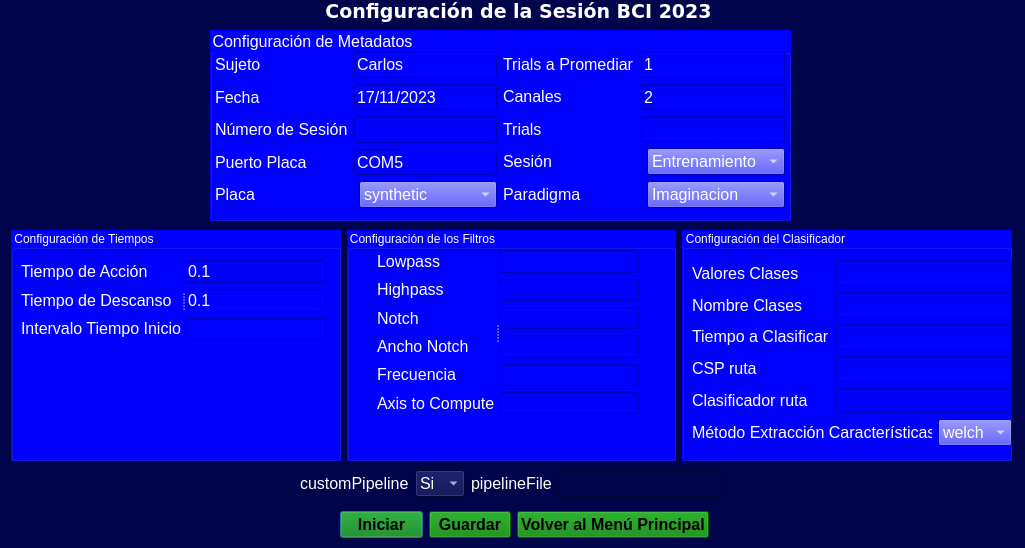
<?xml version="1.0" encoding="UTF-8"?>
<ui version="4.0">
 <class>Dialog</class>
 <widget class="QDialog" name="Dialog">
  <property name="geometry">
   <rect>
    <x>0</x>
    <y>0</y>
    <width>1025</width>
    <height>548</height>
   </rect>
  </property>
  <property name="windowTitle">
   <string>Configuración de la Sesión</string>
  </property>
  <property name="styleSheet">
   <string notr="true">background-color: rgb(0, 4, 75);</string>
  </property>
  <widget class="QLineEdit" name="line_trials_5">
   <property name="geometry">
    <rect>
     <x>1220</x>
     <y>390</y>
     <width>150</width>
     <height>22</height>
    </rect>
   </property>
   <property name="font">
    <font>
     <family>Verdana</family>
     <pointsize>10</pointsize>
     <weight>50</weight>
     <bold>false</bold>
    </font>
   </property>
   <property name="styleSheet">
    <string notr="true">color: rgb(255, 255, 255);</string>
   </property>
   <property name="text">
    <string/>
   </property>
  </widget>
  <widget class="QLineEdit" name="line_trials_8">
   <property name="geometry">
    <rect>
     <x>1180</x>
     <y>610</y>
     <width>150</width>
     <height>22</height>
    </rect>
   </property>
   <property name="font">
    <font>
     <family>Verdana</family>
     <pointsize>10</pointsize>
     <weight>50</weight>
     <bold>false</bold>
    </font>
   </property>
   <property name="styleSheet">
    <string notr="true">color: rgb(255, 255, 255);</string>
   </property>
   <property name="text">
    <string/>
   </property>
  </widget>
  <widget class="QLineEdit" name="line_trials_15">
   <property name="geometry">
    <rect>
     <x>1230</x>
     <y>560</y>
     <width>150</width>
     <height>22</height>
    </rect>
   </property>
   <property name="font">
    <font>
     <family>Verdana</family>
     <pointsize>10</pointsize>
     <weight>50</weight>
     <bold>false</bold>
    </font>
   </property>
   <property name="styleSheet">
    <string notr="true">color: rgb(255, 255, 255);</string>
   </property>
   <property name="text">
    <string/>
   </property>
  </widget>
  <widget class="QGroupBox" name="groupBox_5">
   <property name="geometry">
    <rect>
     <x>210</x>
     <y>30</y>
     <width>581</width>
     <height>191</height>
    </rect>
   </property>
   <property name="font">
    <font>
     <family>MS Shell Dlg 2</family>
     <pointsize>12</pointsize>
     <weight>50</weight>
     <italic>false</italic>
     <bold>false</bold>
    </font>
   </property>
   <property name="styleSheet">
    <string notr="true">color: rgb(255, 255, 255);
font: 12pt &quot;MS Shell Dlg 2&quot;;
background-color: rgb(0, 0, 255);</string>
   </property>
   <property name="title">
    <string>Configuración de Metadatos</string>
   </property>
   <widget class="QLabel" name="label_2">
    <property name="geometry">
     <rect>
      <x>30</x>
      <y>20</y>
      <width>16</width>
      <height>16</height>
     </rect>
    </property>
    <property name="font">
     <font>
      <family>MS Shell Dlg 2</family>
      <pointsize>12</pointsize>
      <weight>50</weight>
      <italic>false</italic>
      <bold>false</bold>
     </font>
    </property>
    <property name="text">
     <string/>
    </property>
   </widget>
   <widget class="QWidget" name="layoutWidget">
    <property name="geometry">
     <rect>
      <x>5</x>
      <y>21</y>
      <width>570</width>
      <height>157</height>
     </rect>
    </property>
    <layout class="QHBoxLayout" name="horizontalLayout_8">
     <item>
      <layout class="QVBoxLayout" name="verticalLayout_5">
       <item>
        <layout class="QHBoxLayout" name="horizontalLayout">
         <item>
          <layout class="QVBoxLayout" name="verticalLayout_3">
           <item>
            <widget class="QLabel" name="label_4">
             <property name="font">
              <font>
               <family>MS Shell Dlg 2</family>
               <pointsize>12</pointsize>
               <weight>50</weight>
               <italic>false</italic>
               <bold>false</bold>
              </font>
             </property>
             <property name="styleSheet">
              <string notr="true">color: rgb(255, 255, 255);</string>
             </property>
             <property name="text">
              <string>Sujeto</string>
             </property>
            </widget>
           </item>
           <item>
            <widget class="QLabel" name="label_5">
             <property name="font">
              <font>
               <family>MS Shell Dlg 2</family>
               <pointsize>12</pointsize>
               <weight>50</weight>
               <italic>false</italic>
               <bold>false</bold>
              </font>
             </property>
             <property name="styleSheet">
              <string notr="true">color: rgb(255, 255, 255);</string>
             </property>
             <property name="text">
              <string>Fecha</string>
             </property>
            </widget>
           </item>
           <item>
            <widget class="QLabel" name="label_20">
             <property name="font">
              <font>
               <family>MS Shell Dlg 2</family>
               <pointsize>12</pointsize>
               <weight>50</weight>
               <italic>false</italic>
               <bold>false</bold>
              </font>
             </property>
             <property name="styleSheet">
              <string notr="true">color: rgb(255, 255, 255);</string>
             </property>
             <property name="text">
              <string>Número de Sesión</string>
             </property>
            </widget>
           </item>
           <item>
            <widget class="QLabel" name="label_6">
             <property name="font">
              <font>
               <family>MS Shell Dlg 2</family>
               <pointsize>12</pointsize>
               <weight>50</weight>
               <italic>false</italic>
               <bold>false</bold>
              </font>
             </property>
             <property name="styleSheet">
              <string notr="true">color: rgb(255, 255, 255);</string>
             </property>
             <property name="text">
              <string>Puerto Placa</string>
             </property>
            </widget>
           </item>
          </layout>
         </item>
         <item>
          <layout class="QVBoxLayout" name="verticalLayout">
           <item>
            <widget class="QLineEdit" name="line_sujeto">
             <property name="font">
              <font>
               <family>MS Shell Dlg 2</family>
               <pointsize>12</pointsize>
               <weight>50</weight>
               <italic>false</italic>
               <bold>false</bold>
              </font>
             </property>
             <property name="styleSheet">
              <string notr="true">color: rgb(255, 255, 255);</string>
             </property>
             <property name="text">
              <string>Carlos</string>
             </property>
            </widget>
           </item>
           <item>
            <widget class="QLineEdit" name="line_fecha">
             <property name="font">
              <font>
               <family>MS Shell Dlg 2</family>
               <pointsize>12</pointsize>
               <weight>50</weight>
               <italic>false</italic>
               <bold>false</bold>
              </font>
             </property>
             <property name="styleSheet">
              <string notr="true">color: rgb(255, 255, 255);</string>
             </property>
             <property name="text">
              <string>17/11/2023</string>
             </property>
            </widget>
           </item>
           <item>
            <widget class="QLineEdit" name="line_sesion">
             <property name="font">
              <font>
               <family>MS Shell Dlg 2</family>
               <pointsize>12</pointsize>
               <weight>50</weight>
               <italic>false</italic>
               <bold>false</bold>
              </font>
             </property>
             <property name="styleSheet">
              <string notr="true">color: rgb(255, 255, 255);</string>
             </property>
             <property name="text">
              <string/>
             </property>
            </widget>
           </item>
           <item>
            <widget class="QLineEdit" name="line_puerto">
             <property name="font">
              <font>
               <family>MS Shell Dlg 2</family>
               <pointsize>12</pointsize>
               <weight>50</weight>
               <italic>false</italic>
               <bold>false</bold>
              </font>
             </property>
             <property name="styleSheet">
              <string notr="true">color: rgb(255, 255, 255);</string>
             </property>
             <property name="text">
              <string>COM5</string>
             </property>
            </widget>
           </item>
          </layout>
         </item>
        </layout>
       </item>
       <item>
        <layout class="QHBoxLayout" name="horizontalLayout_2">
         <item>
          <widget class="QLabel" name="label_13">
           <property name="font">
            <font>
             <family>MS Shell Dlg 2</family>
             <pointsize>12</pointsize>
             <weight>50</weight>
             <italic>false</italic>
             <bold>false</bold>
            </font>
           </property>
           <property name="styleSheet">
            <string notr="true">color: rgb(255, 255, 255);</string>
           </property>
           <property name="text">
            <string>Placa</string>
           </property>
          </widget>
         </item>
         <item>
          <widget class="QComboBox" name="desplegable_placa">
           <property name="font">
            <font>
             <family>MS Shell Dlg 2</family>
             <pointsize>12</pointsize>
             <weight>50</weight>
             <italic>false</italic>
             <bold>false</bold>
            </font>
           </property>
           <property name="styleSheet">
            <string notr="true">color: rgb(255, 255, 255);</string>
           </property>
           <item>
            <property name="text">
             <string>synthetic</string>
            </property>
           </item>
           <item>
            <property name="text">
             <string>ganglion</string>
            </property>
           </item>
           <item>
            <property name="text">
             <string>cyton</string>
            </property>
           </item>
          </widget>
         </item>
        </layout>
       </item>
      </layout>
     </item>
     <item>
      <layout class="QVBoxLayout" name="verticalLayout_10">
       <item>
        <layout class="QHBoxLayout" name="horizontalLayout_3">
         <item>
          <layout class="QVBoxLayout" name="verticalLayout_6">
           <item>
            <widget class="QLabel" name="label_8">
             <property name="enabled">
              <bool>false</bool>
             </property>
             <property name="font">
              <font>
               <family>MS Shell Dlg 2</family>
               <pointsize>12</pointsize>
               <weight>50</weight>
               <italic>false</italic>
               <bold>false</bold>
              </font>
             </property>
             <property name="styleSheet">
              <string notr="true">color: rgb(255, 255, 255);</string>
             </property>
             <property name="text">
              <string>Trials a Promediar</string>
             </property>
            </widget>
           </item>
           <item>
            <widget class="QLabel" name="label_12">
             <property name="enabled">
              <bool>true</bool>
             </property>
             <property name="font">
              <font>
               <family>MS Shell Dlg 2</family>
               <pointsize>12</pointsize>
               <weight>50</weight>
               <italic>false</italic>
               <bold>false</bold>
              </font>
             </property>
             <property name="styleSheet">
              <string notr="true">color: rgb(255, 255, 255);</string>
             </property>
             <property name="text">
              <string>Canales</string>
             </property>
            </widget>
           </item>
           <item>
            <widget class="QLabel" name="label_16">
             <property name="font">
              <font>
               <family>MS Shell Dlg 2</family>
               <pointsize>12</pointsize>
               <weight>50</weight>
               <italic>false</italic>
               <bold>false</bold>
              </font>
             </property>
             <property name="styleSheet">
              <string notr="true">color: rgb(255, 255, 255);</string>
             </property>
             <property name="text">
              <string>Trials</string>
             </property>
            </widget>
           </item>
          </layout>
         </item>
         <item>
          <layout class="QVBoxLayout" name="verticalLayout_9">
           <item>
            <widget class="QLineEdit" name="line_promedio">
             <property name="enabled">
              <bool>false</bool>
             </property>
             <property name="font">
              <font>
               <family>MS Shell Dlg 2</family>
               <pointsize>12</pointsize>
               <weight>50</weight>
               <italic>false</italic>
               <bold>false</bold>
              </font>
             </property>
             <property name="styleSheet">
              <string notr="true">color: rgb(255, 255, 255);</string>
             </property>
             <property name="text">
              <string>1</string>
             </property>
            </widget>
           </item>
           <item>
            <widget class="QLineEdit" name="line_canales">
             <property name="enabled">
              <bool>false</bool>
             </property>
             <property name="font">
              <font>
               <family>MS Shell Dlg 2</family>
               <pointsize>12</pointsize>
               <weight>50</weight>
               <italic>false</italic>
               <bold>false</bold>
              </font>
             </property>
             <property name="styleSheet">
              <string notr="true">color: rgb(255, 255, 255);</string>
             </property>
             <property name="text">
              <string>2</string>
             </property>
            </widget>
           </item>
           <item>
            <widget class="QLineEdit" name="line_trials">
             <property name="font">
              <font>
               <family>MS Shell Dlg 2</family>
               <pointsize>12</pointsize>
               <weight>50</weight>
               <italic>false</italic>
               <bold>false</bold>
              </font>
             </property>
             <property name="styleSheet">
              <string notr="true">color: rgb(255, 255, 255);</string>
             </property>
             <property name="text">
              <string/>
             </property>
            </widget>
           </item>
          </layout>
         </item>
        </layout>
       </item>
       <item>
        <layout class="QHBoxLayout" name="horizontalLayout_6">
         <item>
          <widget class="QLabel" name="label_14">
           <property name="font">
            <font>
             <family>MS Shell Dlg 2</family>
             <pointsize>12</pointsize>
             <weight>50</weight>
             <italic>false</italic>
             <bold>false</bold>
            </font>
           </property>
           <property name="styleSheet">
            <string notr="true">color: rgb(255, 255, 255);</string>
           </property>
           <property name="text">
            <string>Sesión</string>
           </property>
          </widget>
         </item>
         <item>
          <widget class="QComboBox" name="desplegable_sesion">
           <property name="font">
            <font>
             <family>MS Shell Dlg 2</family>
             <pointsize>12</pointsize>
             <weight>50</weight>
             <italic>false</italic>
             <bold>false</bold>
            </font>
           </property>
           <property name="styleSheet">
            <string notr="true">color: rgb(255, 255, 255);</string>
           </property>
           <item>
            <property name="text">
             <string>Entrenamiento</string>
            </property>
           </item>
           <item>
            <property name="text">
             <string>Calibración</string>
            </property>
           </item>
           <item>
            <property name="text">
             <string>Online</string>
            </property>
           </item>
          </widget>
         </item>
        </layout>
       </item>
       <item>
        <layout class="QHBoxLayout" name="horizontalLayout_7">
         <item>
          <widget class="QLabel" name="label_15">
           <property name="font">
            <font>
             <family>MS Shell Dlg 2</family>
             <pointsize>12</pointsize>
             <weight>50</weight>
             <italic>false</italic>
             <bold>false</bold>
            </font>
           </property>
           <property name="styleSheet">
            <string notr="true">color: rgb(255, 255, 255);</string>
           </property>
           <property name="text">
            <string>Paradigma</string>
           </property>
          </widget>
         </item>
         <item>
          <widget class="QComboBox" name="desplegable_paradigma">
           <property name="font">
            <font>
             <family>MS Shell Dlg 2</family>
             <pointsize>12</pointsize>
             <weight>50</weight>
             <italic>false</italic>
             <bold>false</bold>
            </font>
           </property>
           <property name="styleSheet">
            <string notr="true">color: rgb(255, 255, 255);</string>
           </property>
           <item>
            <property name="text">
             <string>Imaginacion</string>
            </property>
           </item>
           <item>
            <property name="text">
             <string>Movimiento</string>
            </property>
           </item>
          </widget>
         </item>
        </layout>
       </item>
      </layout>
     </item>
    </layout>
   </widget>
  </widget>
  <widget class="QLabel" name="label">
   <property name="geometry">
    <rect>
     <x>320</x>
     <y>0</y>
     <width>397</width>
     <height>23</height>
    </rect>
   </property>
   <property name="font">
    <font>
     <family>Verdana</family>
     <pointsize>14</pointsize>
     <weight>75</weight>
     <bold>true</bold>
    </font>
   </property>
   <property name="styleSheet">
    <string notr="true">color: rgb(255, 255, 255);</string>
   </property>
   <property name="text">
    <string>Configuración de la Sesión BCI 2023</string>
   </property>
   <property name="alignment">
    <set>Qt::AlignHCenter|Qt::AlignTop</set>
   </property>
  </widget>
  <widget class="QWidget" name="layoutWidget">
   <property name="geometry">
    <rect>
     <x>340</x>
     <y>510</y>
     <width>369</width>
     <height>29</height>
    </rect>
   </property>
   <layout class="QHBoxLayout" name="horizontalLayout_9">
    <item>
     <widget class="QPushButton" name="btn_iniciar">
      <property name="font">
       <font>
        <pointsize>12</pointsize>
        <weight>75</weight>
        <bold>true</bold>
       </font>
      </property>
      <property name="styleSheet">
       <string notr="true">QPushButton{background-color:green;}

QPushButton:hover{background-color:orange;}</string>
      </property>
      <property name="text">
       <string>Iniciar</string>
      </property>
     </widget>
    </item>
    <item>
     <widget class="QPushButton" name="btn_guardar">
      <property name="font">
       <font>
        <pointsize>12</pointsize>
        <weight>75</weight>
        <bold>true</bold>
       </font>
      </property>
      <property name="styleSheet">
       <string notr="true">QPushButton{background-color:green;}

QPushButton:hover{background-color:orange;}</string>
      </property>
      <property name="text">
       <string>Guardar</string>
      </property>
     </widget>
    </item>
    <item>
     <widget class="QPushButton" name="btn_regresar">
      <property name="font">
       <font>
        <pointsize>12</pointsize>
        <weight>75</weight>
        <bold>true</bold>
       </font>
      </property>
      <property name="styleSheet">
       <string notr="true">QPushButton{background-color:green;}

QPushButton:hover{background-color:orange;}</string>
      </property>
      <property name="text">
       <string>Volver al Menú Principal</string>
      </property>
     </widget>
    </item>
   </layout>
  </widget>
  <widget class="QWidget" name="layoutWidget">
   <property name="geometry">
    <rect>
     <x>11</x>
     <y>230</y>
     <width>1001</width>
     <height>231</height>
    </rect>
   </property>
   <layout class="QHBoxLayout" name="horizontalLayout_10">
    <item>
     <widget class="QGroupBox" name="groupBox_4">
      <property name="styleSheet">
       <string notr="true">color: rgb(255, 255, 255);
font: 12pt &quot;MS Shell Dlg 2&quot;;
background-color: rgb(0, 0, 255);</string>
      </property>
      <property name="title">
       <string>Configuración de Tiempos</string>
      </property>
      <widget class="QSplitter" name="splitter_3">
       <property name="geometry">
        <rect>
         <x>10</x>
         <y>30</y>
         <width>305</width>
         <height>80</height>
        </rect>
       </property>
       <property name="orientation">
        <enum>Qt::Horizontal</enum>
       </property>
       <widget class="QWidget" name="layoutWidget">
        <layout class="QVBoxLayout" name="verticalLayout_8">
         <item>
          <widget class="QLabel" name="label_10">
           <property name="font">
            <font>
             <family>MS Shell Dlg 2</family>
             <pointsize>12</pointsize>
             <weight>50</weight>
             <italic>false</italic>
             <bold>false</bold>
            </font>
           </property>
           <property name="styleSheet">
            <string notr="true">color: rgb(255, 255, 255);</string>
           </property>
           <property name="text">
            <string>Tiempo de Acción</string>
           </property>
          </widget>
         </item>
         <item>
          <widget class="QLabel" name="label_11">
           <property name="font">
            <font>
             <family>MS Shell Dlg 2</family>
             <pointsize>12</pointsize>
             <weight>50</weight>
             <italic>false</italic>
             <bold>false</bold>
            </font>
           </property>
           <property name="styleSheet">
            <string notr="true">color: rgb(255, 255, 255);</string>
           </property>
           <property name="text">
            <string>Tiempo de Descanso</string>
           </property>
          </widget>
         </item>
         <item>
          <widget class="QLabel" name="label_18">
           <property name="font">
            <font>
             <family>MS Shell Dlg 2</family>
             <pointsize>12</pointsize>
             <weight>50</weight>
             <italic>false</italic>
             <bold>false</bold>
            </font>
           </property>
           <property name="styleSheet">
            <string notr="true">color: rgb(255, 255, 255);</string>
           </property>
           <property name="text">
            <string>Intervalo Tiempo Inicio</string>
           </property>
          </widget>
         </item>
        </layout>
       </widget>
       <widget class="QWidget" name="layoutWidget">
        <layout class="QVBoxLayout" name="verticalLayout_7">
         <item>
          <widget class="QLineEdit" name="line_tiempo_accion">
           <property name="font">
            <font>
             <family>MS Shell Dlg 2</family>
             <pointsize>12</pointsize>
             <weight>50</weight>
             <italic>false</italic>
             <bold>false</bold>
            </font>
           </property>
           <property name="styleSheet">
            <string notr="true">color: rgb(255, 255, 255);</string>
           </property>
           <property name="text">
            <string>0.1</string>
           </property>
          </widget>
         </item>
         <item>
          <widget class="QLineEdit" name="line_tiempo_descanso">
           <property name="font">
            <font>
             <family>MS Shell Dlg 2</family>
             <pointsize>12</pointsize>
             <weight>50</weight>
             <italic>false</italic>
             <bold>false</bold>
            </font>
           </property>
           <property name="styleSheet">
            <string notr="true">color: rgb(255, 255, 255);</string>
           </property>
           <property name="text">
            <string>0.1</string>
           </property>
          </widget>
         </item>
         <item>
          <widget class="QLineEdit" name="line_inicio">
           <property name="font">
            <font>
             <family>MS Shell Dlg 2</family>
             <pointsize>12</pointsize>
             <weight>50</weight>
             <italic>false</italic>
             <bold>false</bold>
            </font>
           </property>
           <property name="styleSheet">
            <string notr="true">color: rgb(255, 255, 255);</string>
           </property>
           <property name="text">
            <string/>
           </property>
          </widget>
         </item>
        </layout>
       </widget>
      </widget>
     </widget>
    </item>
    <item>
     <widget class="QGroupBox" name="groupBox">
      <property name="styleSheet">
       <string notr="true">color: rgb(255, 255, 255);
background-color: rgb(0, 0, 255);
font: 12pt &quot;MS Shell Dlg 2&quot;;</string>
      </property>
      <property name="title">
       <string>Configuración de los Filtros</string>
      </property>
      <widget class="QSplitter" name="splitter">
       <property name="geometry">
        <rect>
         <x>30</x>
         <y>20</y>
         <width>262</width>
         <height>164</height>
        </rect>
       </property>
       <property name="orientation">
        <enum>Qt::Horizontal</enum>
       </property>
       <widget class="QWidget" name="layoutWidget">
        <layout class="QVBoxLayout" name="verticalLayout_4">
         <item>
          <widget class="QLabel" name="label_22">
           <property name="font">
            <font>
             <family>MS Shell Dlg 2</family>
             <pointsize>12</pointsize>
             <weight>50</weight>
             <italic>false</italic>
             <bold>false</bold>
            </font>
           </property>
           <property name="styleSheet">
            <string notr="true">color: rgb(255, 255, 255);</string>
           </property>
           <property name="text">
            <string>Lowpass</string>
           </property>
          </widget>
         </item>
         <item>
          <widget class="QLabel" name="label_23">
           <property name="font">
            <font>
             <family>MS Shell Dlg 2</family>
             <pointsize>12</pointsize>
             <weight>50</weight>
             <italic>false</italic>
             <bold>false</bold>
            </font>
           </property>
           <property name="styleSheet">
            <string notr="true">color: rgb(255, 255, 255);</string>
           </property>
           <property name="text">
            <string>Highpass</string>
           </property>
          </widget>
         </item>
         <item>
          <widget class="QLabel" name="label_24">
           <property name="font">
            <font>
             <family>MS Shell Dlg 2</family>
             <pointsize>12</pointsize>
             <weight>50</weight>
             <italic>false</italic>
             <bold>false</bold>
            </font>
           </property>
           <property name="styleSheet">
            <string notr="true">color: rgb(255, 255, 255);</string>
           </property>
           <property name="text">
            <string>Notch</string>
           </property>
          </widget>
         </item>
         <item>
          <widget class="QLabel" name="label_25">
           <property name="font">
            <font>
             <family>MS Shell Dlg 2</family>
             <pointsize>12</pointsize>
             <weight>50</weight>
             <italic>false</italic>
             <bold>false</bold>
            </font>
           </property>
           <property name="styleSheet">
            <string notr="true">color: rgb(255, 255, 255);</string>
           </property>
           <property name="text">
            <string>Ancho Notch</string>
           </property>
          </widget>
         </item>
         <item>
          <widget class="QLabel" name="label_26">
           <property name="font">
            <font>
             <family>MS Shell Dlg 2</family>
             <pointsize>12</pointsize>
             <weight>50</weight>
             <italic>false</italic>
             <bold>false</bold>
            </font>
           </property>
           <property name="styleSheet">
            <string notr="true">color: rgb(255, 255, 255);</string>
           </property>
           <property name="text">
            <string>Frecuencia</string>
           </property>
          </widget>
         </item>
         <item>
          <widget class="QLabel" name="label_21">
           <property name="font">
            <font>
             <family>MS Shell Dlg 2</family>
             <pointsize>12</pointsize>
             <weight>50</weight>
             <italic>false</italic>
             <bold>false</bold>
            </font>
           </property>
           <property name="styleSheet">
            <string notr="true">color: rgb(255, 255, 255);</string>
           </property>
           <property name="text">
            <string>Axis to Compute</string>
           </property>
          </widget>
         </item>
        </layout>
       </widget>
       <widget class="QWidget" name="layoutWidget">
        <layout class="QVBoxLayout" name="verticalLayout_2">
         <item>
          <widget class="QLineEdit" name="line_lowpass">
           <property name="font">
            <font>
             <family>MS Shell Dlg 2</family>
             <pointsize>12</pointsize>
             <weight>50</weight>
             <italic>false</italic>
             <bold>false</bold>
            </font>
           </property>
           <property name="styleSheet">
            <string notr="true">color: rgb(255, 255, 255);</string>
           </property>
           <property name="text">
            <string/>
           </property>
          </widget>
         </item>
         <item>
          <widget class="QLineEdit" name="line_highpass">
           <property name="font">
            <font>
             <family>MS Shell Dlg 2</family>
             <pointsize>12</pointsize>
             <weight>50</weight>
             <italic>false</italic>
             <bold>false</bold>
            </font>
           </property>
           <property name="styleSheet">
            <string notr="true">color: rgb(255, 255, 255);</string>
           </property>
           <property name="text">
            <string/>
           </property>
          </widget>
         </item>
         <item>
          <widget class="QLineEdit" name="line_notch">
           <property name="font">
            <font>
             <family>MS Shell Dlg 2</family>
             <pointsize>12</pointsize>
             <weight>50</weight>
             <italic>false</italic>
             <bold>false</bold>
            </font>
           </property>
           <property name="styleSheet">
            <string notr="true">color: rgb(255, 255, 255);</string>
           </property>
           <property name="text">
            <string/>
           </property>
          </widget>
         </item>
         <item>
          <widget class="QLineEdit" name="line_anchonotch">
           <property name="font">
            <font>
             <family>MS Shell Dlg 2</family>
             <pointsize>12</pointsize>
             <weight>50</weight>
             <italic>false</italic>
             <bold>false</bold>
            </font>
           </property>
           <property name="styleSheet">
            <string notr="true">color: rgb(255, 255, 255);</string>
           </property>
           <property name="text">
            <string/>
           </property>
          </widget>
         </item>
         <item>
          <widget class="QLineEdit" name="line_frecuencia">
           <property name="font">
            <font>
             <family>MS Shell Dlg 2</family>
             <pointsize>12</pointsize>
             <weight>50</weight>
             <italic>false</italic>
             <bold>false</bold>
            </font>
           </property>
           <property name="styleSheet">
            <string notr="true">color: rgb(255, 255, 255);</string>
           </property>
           <property name="text">
            <string/>
           </property>
          </widget>
         </item>
         <item>
          <widget class="QLineEdit" name="line_axis">
           <property name="font">
            <font>
             <family>MS Shell Dlg 2</family>
             <pointsize>12</pointsize>
             <weight>50</weight>
             <italic>false</italic>
             <bold>false</bold>
            </font>
           </property>
           <property name="styleSheet">
            <string notr="true">color: rgb(255, 255, 255);</string>
           </property>
           <property name="text">
            <string/>
           </property>
          </widget>
         </item>
        </layout>
       </widget>
      </widget>
     </widget>
    </item>
    <item>
     <widget class="QGroupBox" name="groupBox_6">
      <property name="styleSheet">
       <string notr="true">color: rgb(255, 255, 255);
background-color: rgb(0, 0, 255);
font: 12pt &quot;MS Shell Dlg 2&quot;;</string>
      </property>
      <property name="title">
       <string>Configuración del Clasificador</string>
      </property>
      <widget class="QWidget" name="layoutWidget">
       <property name="geometry">
        <rect>
         <x>10</x>
         <y>30</y>
         <width>320</width>
         <height>186</height>
        </rect>
       </property>
       <layout class="QVBoxLayout" name="verticalLayout_13">
        <item>
         <layout class="QHBoxLayout" name="horizontalLayout_5">
          <item>
           <layout class="QVBoxLayout" name="verticalLayout_11">
            <item>
             <widget class="QLabel" name="label_17">
              <property name="font">
               <font>
                <family>MS Shell Dlg 2</family>
                <pointsize>12</pointsize>
                <weight>50</weight>
                <italic>false</italic>
                <bold>false</bold>
               </font>
              </property>
              <property name="styleSheet">
               <string notr="true">color: rgb(255, 255, 255);</string>
              </property>
              <property name="text">
               <string>Valores Clases</string>
              </property>
             </widget>
            </item>
            <item>
             <widget class="QLabel" name="label_30">
              <property name="font">
               <font>
                <family>MS Shell Dlg 2</family>
                <pointsize>12</pointsize>
                <weight>50</weight>
                <italic>false</italic>
                <bold>false</bold>
               </font>
              </property>
              <property name="styleSheet">
               <string notr="true">color: rgb(255, 255, 255);</string>
              </property>
              <property name="text">
               <string>Nombre Clases</string>
              </property>
             </widget>
            </item>
            <item>
             <widget class="QLabel" name="label_19">
              <property name="font">
               <font>
                <family>MS Shell Dlg 2</family>
                <pointsize>12</pointsize>
                <weight>50</weight>
                <italic>false</italic>
                <bold>false</bold>
               </font>
              </property>
              <property name="styleSheet">
               <string notr="true">color: rgb(255, 255, 255);</string>
              </property>
              <property name="text">
               <string>Tiempo a Clasificar</string>
              </property>
             </widget>
            </item>
            <item>
             <widget class="QLabel" name="label_28">
              <property name="font">
               <font>
                <family>MS Shell Dlg 2</family>
                <pointsize>12</pointsize>
                <weight>50</weight>
                <italic>false</italic>
                <bold>false</bold>
               </font>
              </property>
              <property name="styleSheet">
               <string notr="true">color: rgb(255, 255, 255);</string>
              </property>
              <property name="text">
               <string>CSP ruta</string>
              </property>
             </widget>
            </item>
            <item>
             <widget class="QLabel" name="label_29">
              <property name="font">
               <font>
                <family>MS Shell Dlg 2</family>
                <pointsize>12</pointsize>
                <weight>50</weight>
                <italic>false</italic>
                <bold>false</bold>
               </font>
              </property>
              <property name="styleSheet">
               <string notr="true">color: rgb(255, 255, 255);</string>
              </property>
              <property name="text">
               <string>Clasificador ruta</string>
              </property>
             </widget>
            </item>
           </layout>
          </item>
          <item>
           <layout class="QVBoxLayout" name="verticalLayout_12">
            <item>
             <widget class="QLineEdit" name="line_valorclases">
              <property name="font">
               <font>
                <family>MS Shell Dlg 2</family>
                <pointsize>12</pointsize>
                <weight>50</weight>
                <italic>false</italic>
                <bold>false</bold>
               </font>
              </property>
              <property name="styleSheet">
               <string notr="true">color: rgb(255, 255, 255);</string>
              </property>
              <property name="text">
               <string/>
              </property>
             </widget>
            </item>
            <item>
             <widget class="QLineEdit" name="line_nombreclases">
              <property name="font">
               <font>
                <family>MS Shell Dlg 2</family>
                <pointsize>12</pointsize>
                <weight>50</weight>
                <italic>false</italic>
                <bold>false</bold>
               </font>
              </property>
              <property name="styleSheet">
               <string notr="true">color: rgb(255, 255, 255);</string>
              </property>
              <property name="text">
               <string/>
              </property>
             </widget>
            </item>
            <item>
             <widget class="QLineEdit" name="line_tiempoClasif">
              <property name="font">
               <font>
                <family>MS Shell Dlg 2</family>
                <pointsize>12</pointsize>
                <weight>50</weight>
                <italic>false</italic>
                <bold>false</bold>
               </font>
              </property>
              <property name="styleSheet">
               <string notr="true">color: rgb(255, 255, 255);</string>
              </property>
              <property name="text">
               <string/>
              </property>
             </widget>
            </item>
            <item>
             <widget class="QLineEdit" name="line_csp">
              <property name="font">
               <font>
                <family>MS Shell Dlg 2</family>
                <pointsize>12</pointsize>
                <weight>50</weight>
                <italic>false</italic>
                <bold>false</bold>
               </font>
              </property>
              <property name="styleSheet">
               <string notr="true">color: rgb(255, 255, 255);</string>
              </property>
              <property name="text">
               <string/>
              </property>
             </widget>
            </item>
            <item>
             <widget class="QLineEdit" name="line_clasificador">
              <property name="font">
               <font>
                <family>MS Shell Dlg 2</family>
                <pointsize>12</pointsize>
                <weight>50</weight>
                <italic>false</italic>
                <bold>false</bold>
               </font>
              </property>
              <property name="styleSheet">
               <string notr="true">color: rgb(255, 255, 255);</string>
              </property>
              <property name="text">
               <string/>
              </property>
             </widget>
            </item>
           </layout>
          </item>
         </layout>
        </item>
        <item>
         <layout class="QHBoxLayout" name="horizontalLayout_4">
          <item>
           <widget class="QLabel" name="label_27">
            <property name="font">
             <font>
              <family>MS Shell Dlg 2</family>
              <pointsize>12</pointsize>
              <weight>50</weight>
              <italic>false</italic>
              <bold>false</bold>
             </font>
            </property>
            <property name="styleSheet">
             <string notr="true">color: rgb(255, 255, 255);</string>
            </property>
            <property name="text">
             <string>Método Extracción Características</string>
            </property>
           </widget>
          </item>
          <item>
           <widget class="QComboBox" name="desplegable_extractor">
            <property name="font">
             <font>
              <family>MS Shell Dlg 2</family>
              <pointsize>12</pointsize>
              <weight>50</weight>
              <italic>false</italic>
              <bold>false</bold>
             </font>
            </property>
            <property name="styleSheet">
             <string notr="true">color: rgb(255, 255, 255);</string>
            </property>
            <item>
             <property name="text">
              <string>welch</string>
             </property>
            </item>
            <item>
             <property name="text">
              <string>hilbert</string>
             </property>
            </item>
           </widget>
          </item>
         </layout>
        </item>
       </layout>
      </widget>
     </widget>
    </item>
   </layout>
  </widget>
  <widget class="QWidget" name="">
   <property name="geometry">
    <rect>
     <x>300</x>
     <y>470</y>
     <width>422</width>
     <height>27</height>
    </rect>
   </property>
   <layout class="QHBoxLayout" name="horizontalLayout_11">
    <item>
     <widget class="QLabel" name="label_31">
      <property name="font">
       <font>
        <family>MS Shell Dlg 2</family>
        <pointsize>12</pointsize>
        <weight>50</weight>
        <italic>false</italic>
        <bold>false</bold>
       </font>
      </property>
      <property name="styleSheet">
       <string notr="true">color: rgb(255, 255, 255);</string>
      </property>
      <property name="text">
       <string>customPipeline</string>
      </property>
     </widget>
    </item>
    <item>
     <widget class="QComboBox" name="desplegable_pipeline">
      <property name="font">
       <font>
        <family>MS Shell Dlg 2</family>
        <pointsize>12</pointsize>
        <weight>50</weight>
        <italic>false</italic>
        <bold>false</bold>
       </font>
      </property>
      <property name="styleSheet">
       <string notr="true">color: rgb(255, 255, 255);</string>
      </property>
      <item>
       <property name="text">
        <string>Si</string>
       </property>
      </item>
      <item>
       <property name="text">
        <string>No</string>
       </property>
      </item>
     </widget>
    </item>
    <item>
     <widget class="QLabel" name="label_32">
      <property name="font">
       <font>
        <family>MS Shell Dlg 2</family>
        <pointsize>12</pointsize>
        <weight>50</weight>
        <italic>false</italic>
        <bold>false</bold>
       </font>
      </property>
      <property name="styleSheet">
       <string notr="true">color: rgb(255, 255, 255);</string>
      </property>
      <property name="text">
       <string>pipelineFile</string>
      </property>
     </widget>
    </item>
    <item>
     <widget class="QLineEdit" name="line_pipeline">
      <property name="font">
       <font>
        <family>MS Shell Dlg 2</family>
        <pointsize>12</pointsize>
        <weight>50</weight>
        <italic>false</italic>
        <bold>false</bold>
       </font>
      </property>
      <property name="styleSheet">
       <string notr="true">color: rgb(255, 255, 255);</string>
      </property>
      <property name="text">
       <string/>
      </property>
     </widget>
    </item>
   </layout>
  </widget>
 </widget>
 <resources/>
 <connections/>
</ui>
